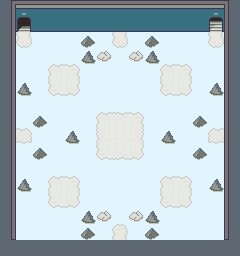

A level layout from a 2D game, rendered from its tile map. Below: a short description, then the map file with tile-grid data replaced by summaries:
An orthogonal 15x16 tile map with 16x16 px tiles, 2 tile layers (Tile Layer 1, Tile Layer 2), 8 tilesets and 14 objects (3x Monster, 3x NPC, 2x Door, Solid).

<map version="1.9" tiledversion="1.9.0" orientation="orthogonal" renderorder="right-down" width="15" height="16" tilewidth="16" tileheight="16" infinite="0" backgroundcolor="#e1f5fe" nextlayerid="11" nextobjectid="74">
 <properties>
  <property name="action">(begin
  (map-name "XEONJIA TOWER – 2F")
(if (and (!get "x2-safe") (!get "x2-talk"))
  (begin
    (set "x2-talk" #t)
    (dialog
      '(("/shen" "Watch out, there are monsters here!")
      ("/september" "Finally some fun!\nWho fights besides me?")
      ("/" "Of course I fight!")
      ("/milla" "I'll help you too!")
      ("/shen" "I don't like to fight, I'll leave it to you.")
      ("/" "Ok, so it's me, September and Milla.")
      ("/september" "What a dream team.")
      ("/milla_happy" "Best trio ever."))))))</property>
  <property name="can-escape" type="bool" value="false" />
  <property name="disable-worldmap" type="bool" value="true" />
  <property name="map-name" value="XEONJIA TOWER – 2F" />
  <property name="music" value="tower" />
 </properties>
 <tileset firstgid="1" source="../tilesets/outdoor-1.tsx" />
 <tileset firstgid="129" source="../tilesets/monsters.tsx" />
 <tileset firstgid="204" source="../tilesets/npc_common.tsx" />
 <tileset firstgid="256" source="../tilesets/outdoor-2.tsx" />
 <tileset firstgid="416" source="../tilesets/outdoor-3.tsx" />
 <tileset firstgid="544" source="../tilesets/npc_main.tsx" />
 <tileset firstgid="576" source="../tilesets/tower.tsx" />
 <tileset firstgid="640" source="../tilesets/basic.tsx" />
 <layer id="1" name="Tile Layer 1" width="15" height="16">
  <data>[240 cells, 124 non-empty, 29 distinct tile ids]</data>
 </layer>
 <objectgroup id="9" name="npc">
  <object id="60" class="Monster" gid="129" x="112" y="128" width="16" height="16">
   <properties>
    <property name="hp" type="float" value="80" />
    <property name="level" type="float" value="5" />
   </properties>
  </object>
  <object id="61" class="Monster" gid="129" x="96" y="160" width="16" height="16">
   <properties>
    <property name="hp" type="float" value="80" />
    <property name="level" type="float" value="5" />
   </properties>
  </object>
  <object id="62" class="Monster" gid="129" x="128" y="160" width="16" height="16">
   <properties>
    <property name="hp" type="float" value="80" />
    <property name="level" type="float" value="5" />
   </properties>
  </object>
  <object id="63" class="NPC" gid="556" x="64" y="48" width="16" height="16">
   <properties>
    <property name="action">(if  (= (enemies-count) 0)
  (begin
    (dialog '(("/_happy" "We won! We are strong!\nLet's move on.")))
    (wait)
    (leave-npc 63))
  (dialog '(("/_happy" "Hi!"))))</property>
    <property name="actionOnEvent">(if (get "x2-safe")
  (delete-me))</property>
    <property name="team" type="int" value="0" />
   </properties>
  </object>
  <object id="64" class="NPC" gid="572" x="48" y="48" width="16" height="16">
   <properties>
    <property name="action">(if  (= (enemies-count) 0)
  (begin
    (dialog '(("/" "An easy win.\nLet's move on.")))
    (wait)
    (leave-npc 64))
  (dialog '(("/" "Stay focused!"))))</property>
    <property name="actionOnEvent">(if (get "x2-safe")
  (delete-me))</property>
    <property name="team" type="int" value="0" />
   </properties>
  </object>
  <object id="67" class="NPC" gid="568" x="32" y="48" width="16" height="16">
   <properties>
    <property name="action">(if  (= (enemies-count) 0)
  (dialog '(("/" "I stay here. I'll join you later.")))
  (dialog '(("/" "These monsters are not very scary."))))</property>
    <property name="actionOnEvent">(if (visited-room "x11")
  (delete-me))</property>
   </properties>
  </object>
  <object id="68" class="Solid" x="208" y="16" width="16" height="16">
   <properties>
    <property name="actionOnCollision">(begin
  (delete-me)
  (set "x2-shen" #t)
  (set-orientation '(2 67))
  (set-orientation '(3 -1))
  (dialog
    '(("/shen" "You go ahead in the next floors, I'll join you later.\nIf there are monsters I prefer to stay safe here.")
    ("/hero" "Are you sure?")
    ("/shen" "Yes, you'll manage without me anyway.")
    ("/hero" "Ok fine, see you later."))))</property>
    <property name="actionOnEvent">(if (and (and (visited-room "x3") (= (enemies-count) 0)) (get "x2-shen"))
  (delete-me))</property>
   </properties>
  </object>
 </objectgroup>
 <layer id="6" name="Tile Layer 2" width="15" height="16">
  <data>[240 cells, 0 non-empty, 0 distinct tile ids]</data>
 </layer>
 <objectgroup id="8" name="items">
  <object id="69" gid="651" x="96" y="48" width="16" height="16">
   <properties>
    <property name="healthPointsDelta" type="int" value="20" />
   </properties>
  </object>
  <object id="70" gid="651" x="128" y="48" width="16" height="16">
   <properties>
    <property name="healthPointsDelta" type="int" value="20" />
   </properties>
  </object>
  <object id="71" gid="651" x="96" y="240" width="16" height="16">
   <properties>
    <property name="healthPointsDelta" type="int" value="20" />
   </properties>
  </object>
  <object id="72" gid="651" x="128" y="240" width="16" height="16">
   <properties>
    <property name="healthPointsDelta" type="int" value="20" />
   </properties>
  </object>
  <object id="73" gid="652" x="16" y="64" width="16" height="16">
   <properties>
    <property name="healthPointsDelta" type="int" value="100" />
   </properties>
  </object>
 </objectgroup>
 <objectgroup id="10" name="spawn points">
  <object id="54" class="Door" x="16" y="32" width="16" height="16">
   <properties>
    <property name="mainDoor" type="bool" value="true" />
    <property name="roomId" value="x1" />
   </properties>
  </object>
  <object id="66" class="Door" x="208" y="32" width="16" height="16">
   <properties>
    <property name="roomId" value="x3" />
   </properties>
  </object>
 </objectgroup>
</map>
